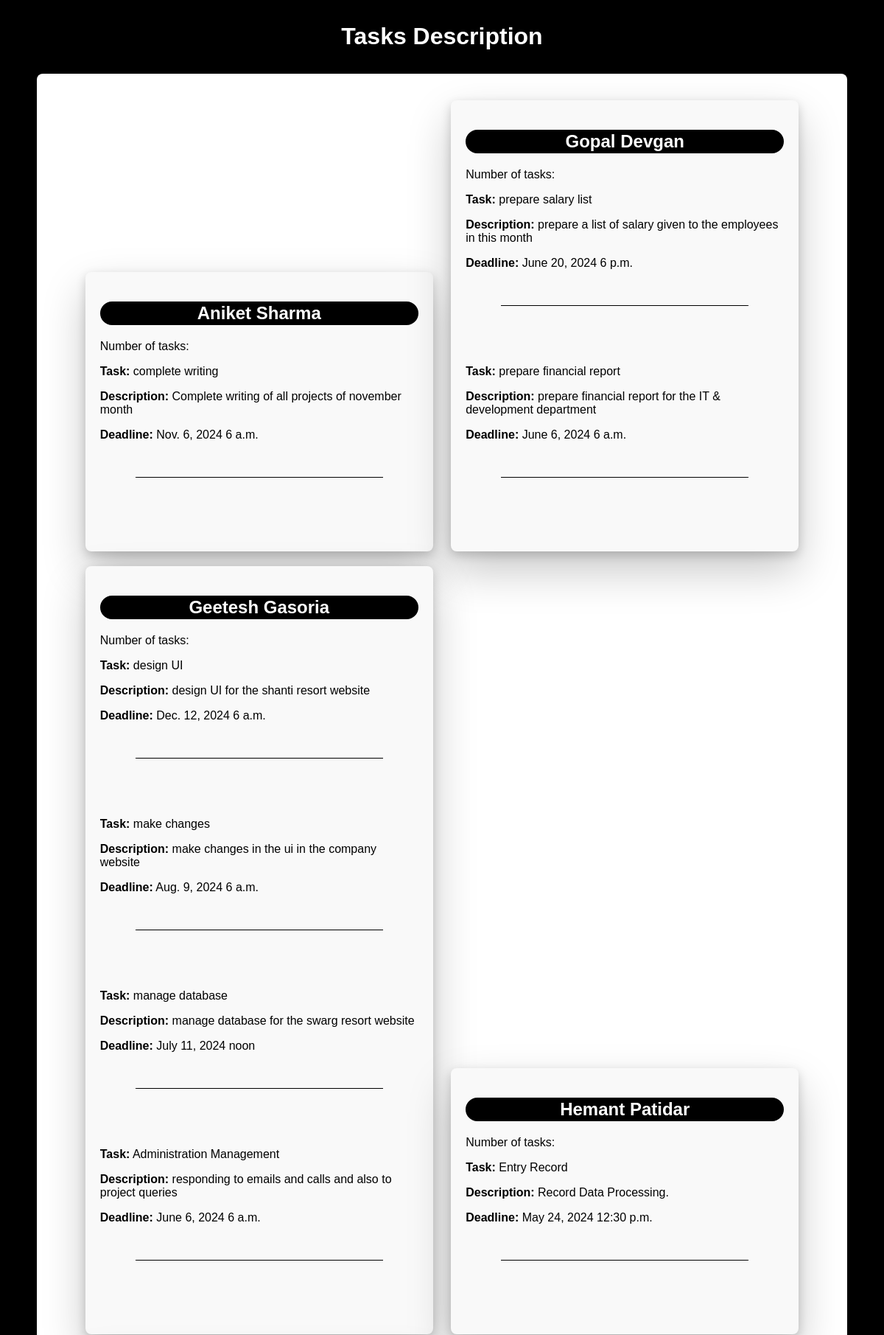
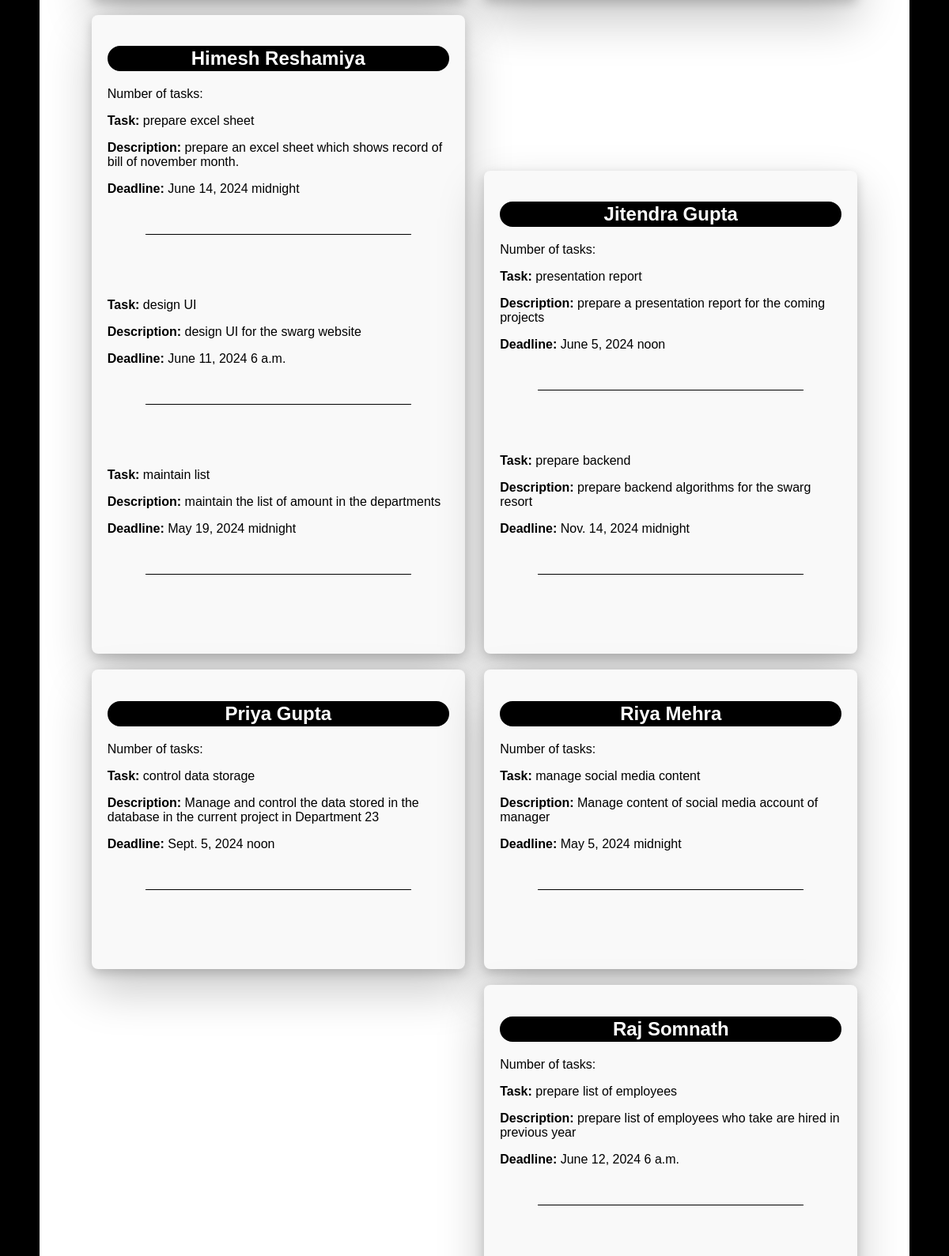
/AdminDashboard/task-des/ (upper part), run on the app's committed database (2 pictures, top to bottom).
### ETMDAPP/models.py (models this page shows, shortened)
class Employee(models.Model):
    name = models.CharField(max_length=100)
    department = models.CharField(max_length=100)
    employee_id = models.CharField(max_length=100, unique=True)
    address = models.CharField(max_length=100)
    contact_number = models.CharField(max_length=15)
    destination = models.CharField(max_length=100, blank=True, null=True)
    date_of_birth = models.DateField()
    date_of_joining = models.DateField()
    email = models.EmailField(unique=True)
    newemail = models.EmailField(unique=True,null=True)
    password = models.CharField(max_length=100)
    designation = models.CharField(max_length=100, blank=True, null=True)
    description = models.TextField(blank=True, null=True)
    picture = models.ImageField(
        upload_to='employee_pictures/', blank=True, null=True)

class Task(models.Model):
    PRIORITY_CHOICES = [
        ('Low', 'Low'),
        ('Medium', 'Medium'),
        ('High', 'High'),
    ]
    CATEGORY_CHOICES = [
        ('Work', 'Work'),
        ('Personal', 'Personal'),
        ('Errands', 'Errands'),
    ]
    title = models.CharField(max_length=100)
    description = models.TextField()
    assigned_to = models.ForeignKey(Employee, on_delete=models.CASCADE)
    deadline_date = models.DateField()
    deadline_time = models.TimeField()
    email = models.EmailField()
    created_at = models.DateTimeField(default=timezone.now)
    priority = models.CharField(
        max_length=10, choices=PRIORITY_CHOICES, default='Medium')
    category = models.CharField(
        max_length=20, choices=CATEGORY_CHOICES, default='Work')

### ETMDAPP/views.py (the view)
# urls.py: path('AdminDashboard/task-des/', views.task_des, name='task_des'),
def task_des(request):
    employees_with_tasks = Employee.objects.filter(
        task__isnull=False).distinct()
    return render(request, 'TaskDes.html', {'employees': employees_with_tasks})

### ETMDAPP/templates/TaskDes.html (shortened to what this page needs)
<!DOCTYPE html>
<html lang="en">
<head>
</head>
<body>
    <h1>Tasks Description</h1>
<div class="container">
    <ul class="task-list" style="display:block; width:100%;">
        {% for employee in employees %}
        <li style="display:inline-block;">
            <h2>{{ employee.name }}</h2>
            <p>Number of tasks: {{ employee.task_count }}</p>
            <div class="task-details">
                {% for task in employee.task_set.all %}
                    <p style="color:black;"><strong>Task:</strong> {{ task.title }}</p>
                    <p  style="color:black;"><strong>Description:</strong> {{ task.description }}</p>
                    <p  style="color:black;"><strong>Deadline:</strong> {{ task.deadline_date }} {{ task.deadline_time }}</p>
                    <hr id="two" data-symbol="✈">
                {% endfor %}
            </div>
        </li>
        {% endfor %}
    </ul>
</div>
</body>
</html>

### ETMDAPP/templates/TaskDes.html (style rules this page uses)
.container { display:flex-box; flex-direction: column; }
body { font-family: Arial, sans-serif; background-color: #000000; margin: 0; padding: 0; }
.container { margin: 0 auto; padding: 10px; width:90%; background-color: white; border-radius: 8px; box-shadow: 0 2px 4px rgba(0, 0, 0, 0.1); }
h1 { text-align: center; padding: 10px; color: #ffffff; }
h2 { border:2px solid black; border-radius:40px; background-color:black; color:white; text-align:center; }
ul { list-style-type: none; padding: 0; text-align:center; }
li { margin:10px; padding: 20px; width:40%; height:auto; text-align: left; background-color: #f9f9f9; border-radius: 8px; box-shadow: 0 2px 4px rgba(0, 0, 0, 0.1); box-shadow: 0 26px 58px 0 rgba(0, 0, 0, .22), 0 5px 14px 0 rgba(0, 0, 0, .18); }
.task-details { font-size: 16px; margin-top: 10px; color: #666; }

### data on the page
Employee: name "Aniket Sharma"
Task: title "complete writing", description "Complete writing of all projects of november month", deadline_date "Nov. 6, 2024", deadline_time "6 a.m."
Employee: name "Gopal Devgan"
Task: title "prepare salary list", description "prepare a list of salary given to the employees in this month", deadline_date "June 20, 2024", deadline_time "6 p.m."
Task: title "prepare financial report", description "prepare financial report for the IT & development department", deadline_date "June 6, 2024", deadline_time "6 a.m."
Employee: name "Geetesh Gasoria"
Task: title "design UI", description "design UI for the shanti resort website", deadline_date "Dec. 12, 2024", deadline_time "6 a.m."
Task: title "make changes", description "make changes in the ui in the company website", deadline_date "Aug. 9, 2024", deadline_time "6 a.m."
Task: title "manage database", description "manage database for the swarg resort website", deadline_date "July 11, 2024", deadline_time "noon"
Task: title "Administration Management", description "responding to emails and calls and also to project queries", deadline_date "June 6, 2024", deadline_time "6 a.m."
Employee: name "Hemant Patidar"
Task: title "Entry Record", description "Record Data Processing.", deadline_date "May 24, 2024", deadline_time "12:30 p.m."
Employee: name "Himesh Reshamiya"
Task: title "prepare excel sheet", description "prepare an excel sheet which shows record of bill of november month.", deadline_date "June 14, 2024", deadline_time "midnight"
Task: title "design UI", description "design UI for the swarg website", deadline_date "June 11, 2024", deadline_time "6 a.m."
Task: title "maintain list", description "maintain the list of amount in the departments", deadline_date "May 19, 2024", deadline_time "midnight"
Employee: name "Jitendra Gupta"
Task: title "presentation report", description "prepare a presentation report for the coming projects", deadline_date "June 5, 2024", deadline_time "noon"
Task: title "prepare backend", description "prepare backend algorithms for the swarg resort", deadline_date "Nov. 14, 2024", deadline_time "midnight"
Employee: name "Priya Gupta"
Task: title "control data storage", description "Manage and control the data stored in the database in the current project in Department 23", deadline_date "Sept. 5, 2024", deadline_time "noon"
Employee: name "Riya Mehra"
Task: title "manage social media content", description "Manage content of social media account of manager", deadline_date "May 5, 2024", deadline_time "midnight"
Employee: name "Raj Somnath"
Task: title "prepare list of employees", description "prepare list of employees who take are hired in previous year", deadline_date "June 12, 2024", deadline_time "6 a.m."
